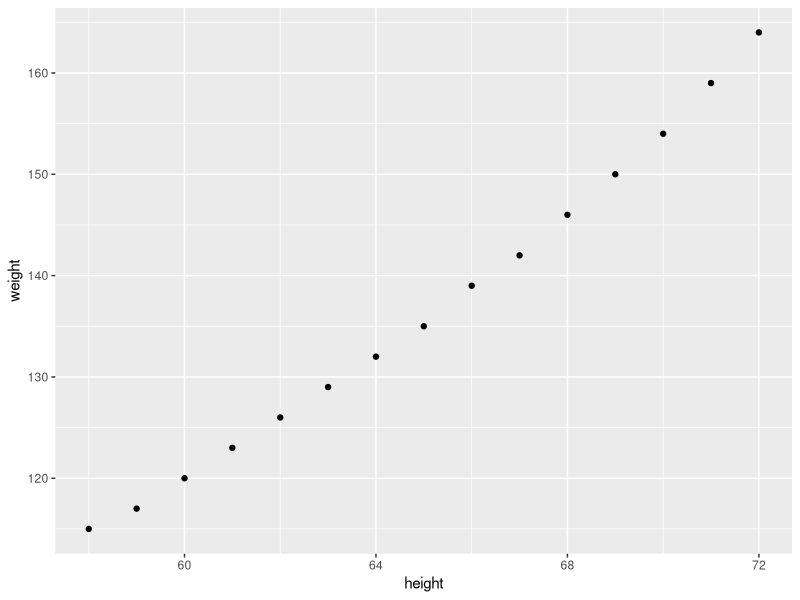
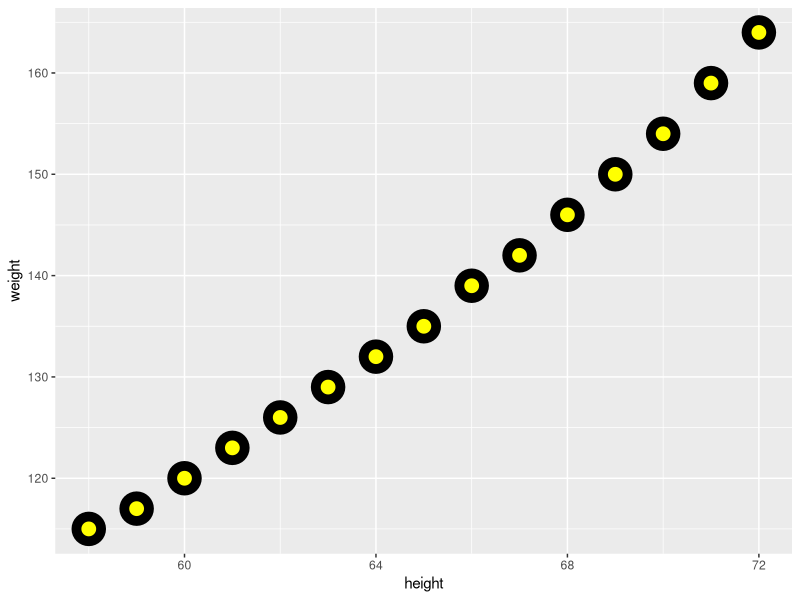

Reproduce these figures in R, in order.
#This code chunk identifies my working directory 
#and sets it to where I want to save and fetch files
#TASK: fill in between the parentheses if needed. 
#If not needed, make the two lines a comment
#getwd()
#setwd()

#This brings the 'women' data into my environment from Base R
women

#This code saves the women data as a dataframe with my name
#TASK: Change Anna to your name
Mel_mydata<-women

#This code chunk allows me to see the top 2 rows of my data
#TASK: replace the ? with the function that returns the top rows
head(Mel_mydata, 2)

#This code chunk shows me the structure 
#Such as number of columns, number of observations, variable titles, variable type, and the first 10 entries for each variable
#Task: Complete the comment above 
#by filling in the blank with what else the str function returns
str(Mel_mydata)

#This code chunk shows me some basic summary stats
#Such as Min, 1st quartile, median, mean, 3rd quartile, and max
#Task: Complete the comment above
summary(Mel_mydata)

#this allows me to apply the function to just one certain column
#Task: replace the ? in the code below with the correct character
mean(Mel_mydata$height)

#This allows me to save one column as its own object ('values' in the Environment)
#I can see the values in the Environment window
Just_Height<- (Mel_mydata$height)
#Task: Write the code below to create an object for the just weight column
Just_Weight<- (Mel_mydata$weight)

#This takes the individual objects ('values' in the Environment) and creates a dataframe
#I can see the Data in the Environment 
#Task: replace the ? in the code below with the correct character
HeightandWeight <- data.frame(Just_Height, Just_Weight)

#This code chunk creates a subset from my dataset
#Note that the subset only appears in the Console (not the Environment)
#If I wanted to save the subset, I would need to name it as done in the code above
subset(HeightandWeight, Just_Height>65)

#TASK: replace the ?'s below with the correct functions
#This shows me how many rows are in my dataset
nrow(HeightandWeight)
#This shows me how many columns are in my dataset
ncol(HeightandWeight)

#This also shows me how many rows and columns with just one function
#TASK: replace the ? with the correct function
dim(HeightandWeight)

#This code will install the tibble package
install.packages("tibble")
#This code calls the tibble package so I can use its functions
library(tibble)

#TASK: Run the next few lines of code and note the difference in what the lines return
#Put your noted difference in a new comment below
#NewWomen combines all of the datasets into one table (four columns) and NewWomen1 combines just
#the two datasets we created in lines 36 and 38 using column headers created in the line of code.
NewWomen<-tibble(HeightandWeight, height=Just_Height, weight=Just_Weight)
NewWomen1<-tibble(height=Just_Height, weight=Just_Weight)
View(NewWomen)
View(NewWomen1)

#This installs the ggplot2 package
#TASK: replace the ? with the word needed to install the ggplot2 package
install.packages("ggplot2")

#This calls the gglot2 package so I can use the functions in it
#TASK: replace the ? with the function that call the package
library(ggplot2)

#This produces a scatterplot of the height and weight columns
ggplot(NewWomen, aes(x=height, y=weight)) + 
  geom_point()

#Optional 'Just for fun' TASK: Change the arguments for the geom point and see what happens to the plot
ggplot(NewWomen, aes(x=height, y=weight)) + 
  geom_point(shape = 21, colour = "black", fill = "yellow", size = 5, stroke = 5)
